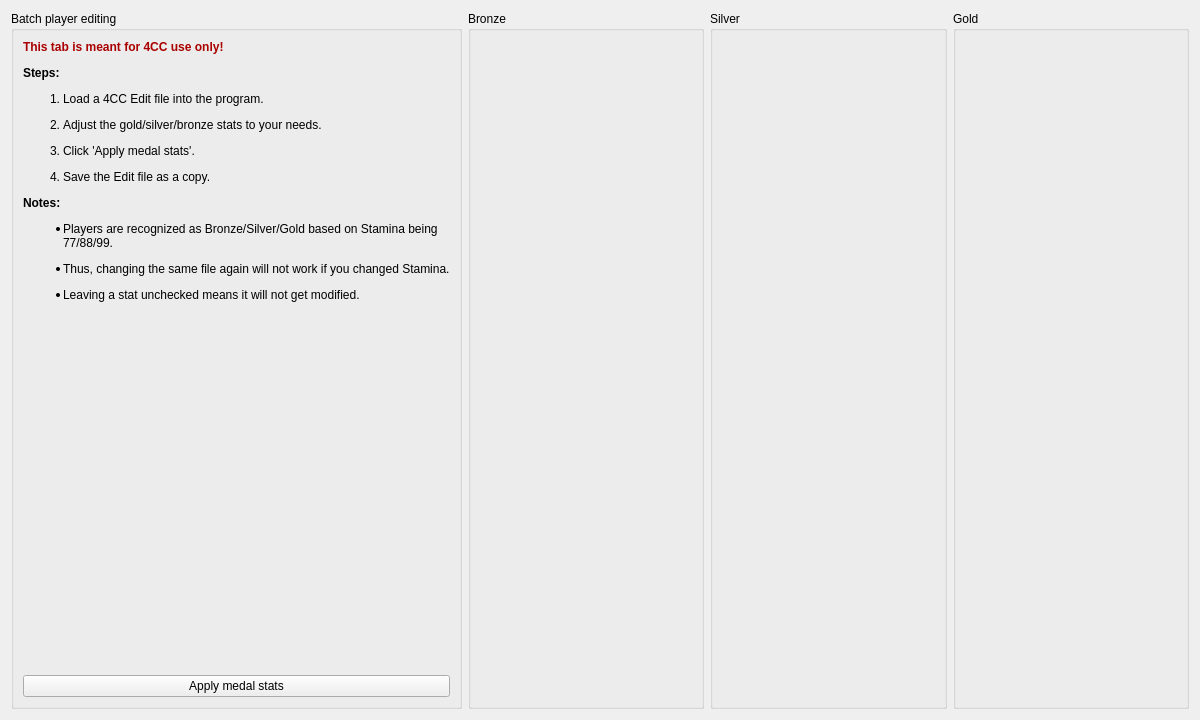
<?xml version="1.0" encoding="UTF-8"?>
<ui version="4.0">
 <class>BatchPlayerEditing4cc</class>
 <widget class="QWidget" name="BatchPlayerEditing4cc">
  <property name="geometry">
   <rect>
    <x>0</x>
    <y>0</y>
    <width>1200</width>
    <height>720</height>
   </rect>
  </property>
  <property name="windowTitle">
   <string>Batch (4CC)</string>
  </property>
  <layout class="QHBoxLayout" name="horizontalLayout">
   <item>
    <widget class="QGroupBox" name="boxBatchPlayerEditing">
     <property name="title">
      <string>Batch player editing</string>
     </property>
     <layout class="QVBoxLayout" name="verticalLayout">
      <item>
       <widget class="QLabel" name="lblInfo">
        <property name="text">
         <string>&lt;html&gt;&lt;head/&gt;&lt;body&gt;&lt;p&gt;&lt;span style=&quot; font-weight:600; color:#aa0000;&quot;&gt;This tab is meant for 4CC use only!&lt;/span&gt;&lt;/p&gt;&lt;p&gt;&lt;span style=&quot; font-weight:600;&quot;&gt;Steps:&lt;/span&gt;&lt;/p&gt;&lt;ol style=&quot;margin-top: 0px; margin-bottom: 0px; margin-left: 0px; margin-right: 0px; -qt-list-indent: 1;&quot;&gt;&lt;li style=&quot; margin-top:12px; margin-bottom:12px; margin-left:0px; margin-right:0px; -qt-block-indent:0; text-indent:0px;&quot;&gt;Load a 4CC Edit file into the program.&lt;/li&gt;&lt;li style=&quot; margin-top:12px; margin-bottom:12px; margin-left:0px; margin-right:0px; -qt-block-indent:0; text-indent:0px;&quot;&gt;Adjust the gold/silver/bronze stats to your needs.&lt;/li&gt;&lt;li style=&quot; margin-top:12px; margin-bottom:12px; margin-left:0px; margin-right:0px; -qt-block-indent:0; text-indent:0px;&quot;&gt;Click 'Apply medal stats'.&lt;/li&gt;&lt;li style=&quot; margin-top:12px; margin-bottom:12px; margin-left:0px; margin-right:0px; -qt-block-indent:0; text-indent:0px;&quot;&gt;Save the Edit file as a copy.&lt;/li&gt;&lt;/ol&gt;&lt;p&gt;&lt;span style=&quot; font-weight:600;&quot;&gt;Notes:&lt;/span&gt;&lt;/p&gt;&lt;ul style=&quot;margin-top: 0px; margin-bottom: 0px; margin-left: 0px; margin-right: 0px; -qt-list-indent: 1;&quot;&gt;&lt;li style=&quot; margin-top:12px; margin-bottom:0px; margin-left:0px; margin-right:0px; -qt-block-indent:0; text-indent:0px;&quot;&gt;Players are recognized as Bronze/Silver/Gold based on Stamina being 77/88/99.&lt;/li&gt;&lt;li style=&quot; margin-top:12px; margin-bottom:0px; margin-left:0px; margin-right:0px; -qt-block-indent:0; text-indent:0px;&quot;&gt;Thus, changing the same file again will not work if you changed Stamina.&lt;/li&gt;&lt;li style=&quot; margin-top:12px; margin-bottom:0px; margin-left:0px; margin-right:0px; -qt-block-indent:0; text-indent:0px;&quot;&gt;Leaving a stat unchecked means it will not get modified.&lt;/li&gt;&lt;/ul&gt;&lt;/body&gt;&lt;/html&gt;</string>
        </property>
        <property name="wordWrap">
         <bool>true</bool>
        </property>
       </widget>
      </item>
      <item>
       <spacer name="verticalSpacer">
        <property name="orientation">
         <enum>Qt::Vertical</enum>
        </property>
        <property name="sizeHint" stdset="0">
         <size>
          <width>20</width>
          <height>40</height>
         </size>
        </property>
       </spacer>
      </item>
      <item>
       <widget class="QPushButton" name="btnApplyMedalStats">
        <property name="text">
         <string>Apply medal stats</string>
        </property>
       </widget>
      </item>
     </layout>
    </widget>
   </item>
   <item>
    <widget class="QGroupBox" name="boxBronze">
     <property name="title">
      <string>Bronze</string>
     </property>
    </widget>
   </item>
   <item>
    <widget class="QGroupBox" name="boxSilver">
     <property name="title">
      <string>Silver</string>
     </property>
    </widget>
   </item>
   <item>
    <widget class="QGroupBox" name="boxGold">
     <property name="title">
      <string>Gold</string>
     </property>
    </widget>
   </item>
  </layout>
 </widget>
 <tabstops>
  <tabstop>btnApplyMedalStats</tabstop>
 </tabstops>
 <resources/>
 <connections/>
</ui>
